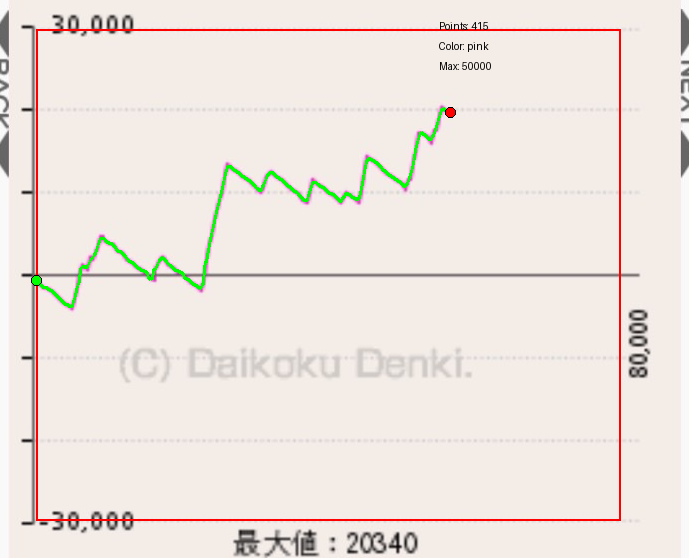
#> input picture graphs/extracted_data/S__78209138_optimal_visualization.png, 689 x 558 px
$ python -i graph_data_reader.py   (imports and definitions only)
#> lines starting #> are read from the running program, lines starting #| are printed output that depends on the picture; after the words box and inside, x2 and y2 are one past the last pixel; in counts of white or black regions, pixels touching at a corner belong together
#!/usr/bin/env python3
"""
グラフデータ読み取りツール
グレースケール変換して複数色のグラフラインを検出・読み取り
"""

import cv2
import numpy as np
import matplotlib.pyplot as plt
from matplotlib import font_manager
import os
import json
from datetime import datetime
import pandas as pd

class GraphDataReader:
    """グラフデータ読み取りクラス"""

    def __init__(self, input_dir="graphs/manual_crop/cropped", output_dir="graphs/extracted_data"):
        self.input_dir = input_dir
        self.output_dir = output_dir

        # 出力ディレクトリ作成
        os.makedirs(output_dir, exist_ok=True)
        os.makedirs(os.path.join(output_dir, "grayscale"), exist_ok=True)
        os.makedirs(os.path.join(output_dir, "detected_lines"), exist_ok=True)
        os.makedirs(os.path.join(output_dir, "csv"), exist_ok=True)
        os.makedirs(os.path.join(output_dir, "plots"), exist_ok=True)

        # 日本語フォント設定
        try:
            japanese_fonts = [f for f in font_manager.fontManager.ttflist if 'Hiragino' in f.name]
            if japanese_fonts:
                plt.rcParams['font.family'] = japanese_fonts[0].name
        except:
            pass

    def analyze_graph_colors(self, img):
        """グラフの色を分析"""
        hsv = cv2.cvtColor(img, cv2.COLOR_BGR2HSV)
        height, width = img.shape[:2]

        # ゼロラインは固定位置（画像の太いグレーの線）
        # 500px高さの画像で、ゼロラインは中央から少し下
        zero_line_y = 260  # 固定値（258から2px下）

        print(f"  ゼロライン検出: Y={zero_line_y}")

        # 色の範囲定義（HSV）
        color_ranges = {
            'pink': {
                'lower': np.array([140, 30, 100]),
                'upper': np.array([170, 255, 255]),
                'bgr': (255, 100, 200)
            },
            'orange': {
                'lower': np.array([5, 100, 100]),
                'upper': np.array([25, 255, 255]),
                'bgr': (0, 165, 255)
            },
            'red': {
                'lower': np.array([0, 100, 100]),
                'upper': np.array([10, 255, 255]),
                'bgr': (0, 0, 255)
            },
            'blue': {
                'lower': np.array([90, 100, 100]),
                'upper': np.array([120, 255, 255]),
                'bgr': (255, 0, 0)
            },
            'green': {
                'lower': np.array([40, 100, 100]),
                'upper': np.array([80, 255, 255]),
                'bgr': (0, 255, 0)
            }
        }

        # 各色のピクセル数をカウント
        color_counts = {}
        for color_name, ranges in color_ranges.items():
            mask = cv2.inRange(hsv, ranges['lower'], ranges['upper'])
            count = np.sum(mask > 0)
            if count > width * 10:  # 最低でも10行分のピクセルがある
                color_counts[color_name] = count
                print(f"  {color_name}: {count} pixels")

        return color_ranges, color_counts, zero_line_y

    # [28 lines left out: function extract_graph_line, not called in this run]

    def convert_to_grayscale_enhanced(self, img):
        """グレースケール変換（グラフライン強調版）"""
        # 通常のグレースケール
        gray_standard = cv2.cvtColor(img, cv2.COLOR_BGR2GRAY)

        # HSVで彩度の高い部分を抽出
        hsv = cv2.cvtColor(img, cv2.COLOR_BGR2HSV)
        saturation = hsv[:, :, 1]

        # 彩度が高い部分（グラフライン）を強調
        enhanced = np.where(saturation > 50, 255 - gray_standard, gray_standard)

        return gray_standard, enhanced.astype(np.uint8)

    def process_image(self, img_path):
        """画像を処理してグラフデータを抽出"""
        print(f"\n処理中: {os.path.basename(img_path)}")

        img = cv2.imread(img_path)
#> img is the input picture: shape (558, 689, 3); mean B, G, R 223.5, 229.8, 238.3
        if img is None:
            print(f"エラー: 画像を読み込めません: {img_path}")
            return None

        base_name = os.path.splitext(os.path.basename(img_path))[0]
        height, width = img.shape[:2]
#> height = 558; width = 689

        # 1. 色分析
        color_ranges, color_counts, zero_line_y = self.analyze_graph_colors(img)
#> in analyze_graph_colors, `hsv = cv2.cvtColor(img, cv2.COLOR_BGR2HSV)`: hsv: shape (558, 689, 3); mean H, S, V 17, 18.1, 240
#> the loop in analyze_graph_colors, `for color_name, ranges in color_ranges.items():` made 5 passes
#> count on passes 1 to 5: 3437, 0, 4322, 0, 2478
#> pass 1, in analyze_graph_colors, `mask = cv2.inRange(hsv, ranges['lower'], ranges['upper'])`:
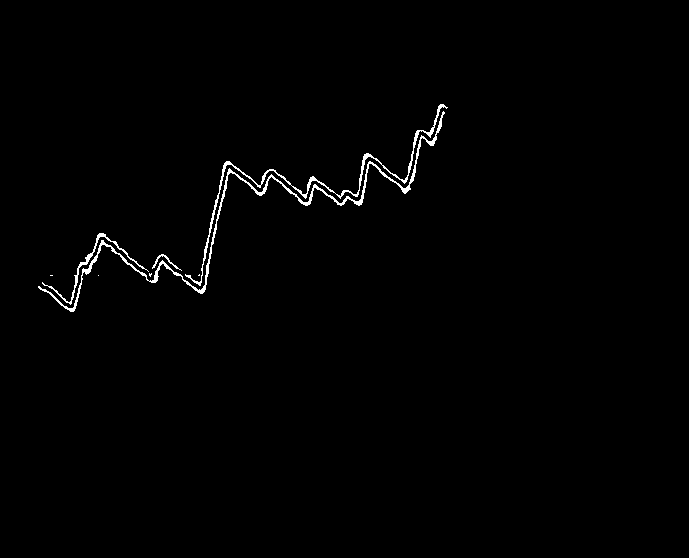
#> mask: shape (558, 689); 0.89% white in thin lines or dots, all inside (x1, y1, x2, y2) = (38, 104, 448, 312)
#> pass 3, in analyze_graph_colors, `mask = cv2.inRange(hsv, ranges['lower'], ranges['upper'])`:
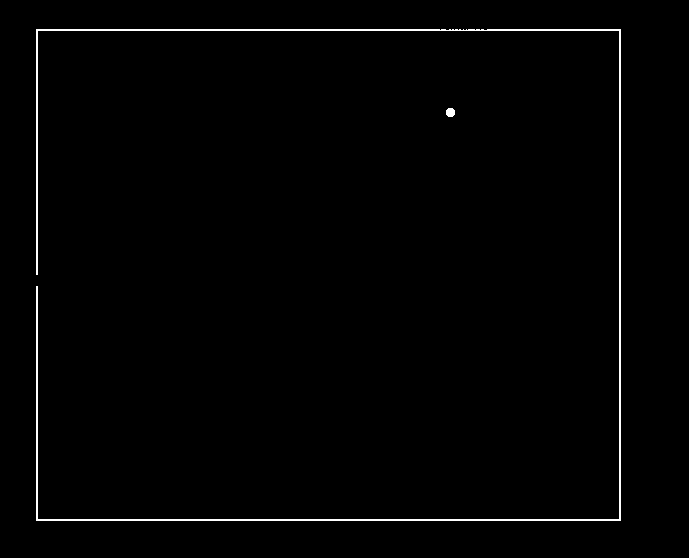
#> mask: shape (558, 689); 1.1% white in thin lines or dots, all inside (x1, y1, x2, y2) = (36, 29, 621, 521)
#> after the loop in analyze_graph_colors, `for color_name, ranges in color_ranges.items():`: color_counts = 0 items
#> color_ranges = 5 items; color_counts = 0 items; zero_line_y = 260

        # 2. グレースケール変換
        gray_standard, gray_enhanced = self.convert_to_grayscale_enhanced(img)
#> in convert_to_grayscale_enhanced, `gray_standard = cv2.cvtColor(img, cv2.COLOR_BGR2GRAY)`:
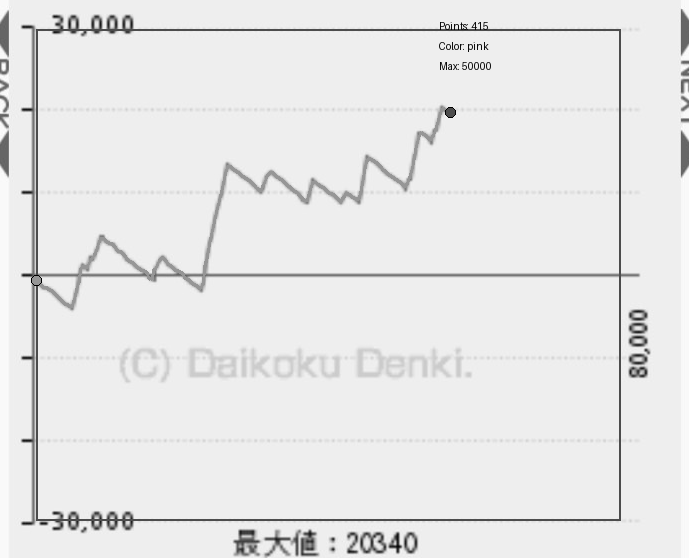
#> gray_standard: shape (558, 689); min 0, max 255, mean 231.3
#> in convert_to_grayscale_enhanced, `saturation = hsv[:, :, 1]`:
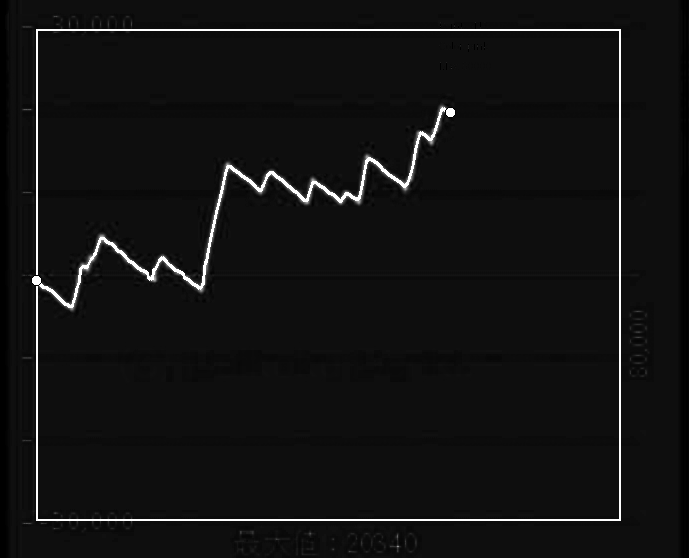
#> saturation: shape (558, 689); min 0, max 255, mean 18.1
#> in convert_to_grayscale_enhanced, `enhanced = np.where(saturation > 50, 255 - gray_standard, gray_standard)`:
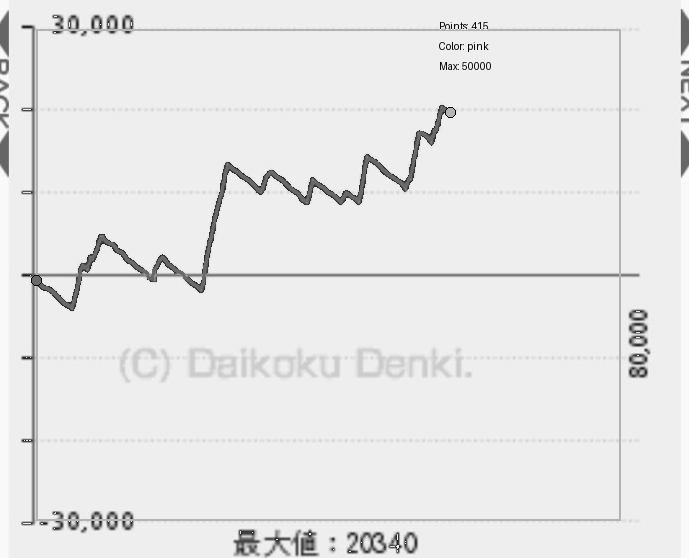
#> enhanced: shape (558, 689); min 0, max 255, mean 231.6

        # グレースケール画像を保存
        gray_path = os.path.join(self.output_dir, "grayscale", f"{base_name}_gray.png")
        cv2.imwrite(gray_path, gray_standard)

        gray_enhanced_path = os.path.join(self.output_dir, "grayscale", f"{base_name}_gray_enhanced.png")
        cv2.imwrite(gray_enhanced_path, gray_enhanced)

        # 3. 各色のグラフラインを抽出
        all_data = {}
        detection_img = img.copy()

        hsv = cv2.cvtColor(img, cv2.COLOR_BGR2HSV)

        for color_name in color_counts.keys():
            print(f"  {color_name}のライン抽出中...")

            # 色マスクを作成
            ranges = color_ranges[color_name]
            mask = cv2.inRange(hsv, ranges['lower'], ranges['upper'])

            # ノイズ除去
            kernel = np.ones((3, 3), np.uint8)
            mask = cv2.morphologyEx(mask, cv2.MORPH_CLOSE, kernel)
            mask = cv2.morphologyEx(mask, cv2.MORPH_OPEN, kernel)

            # グラフライン抽出
            data_points = self.extract_graph_line(img, mask, zero_line_y)

            if len(data_points) > 10:  # 有効なデータがある場合
                all_data[color_name] = data_points

                # 検出結果を描画
                for point in data_points[::5]:  # 5点ごとに描画（見やすさのため）
                    cv2.circle(detection_img, (point['x'], point['y']),
                             2, ranges['bgr'], -1)
#> this loop made 0 passes
#> after the loop, all_data = 0 items

        # 4. ゼロラインを描画
        cv2.line(detection_img, (0, zero_line_y), (width, zero_line_y),
                (0, 0, 0), 2)
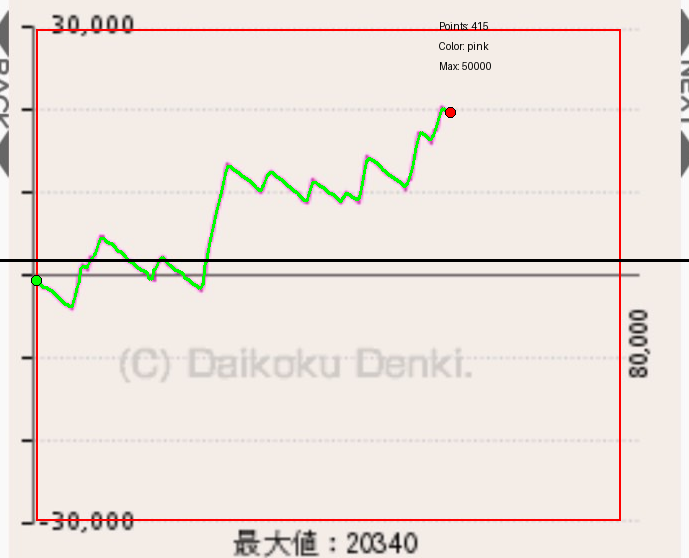
#> detection_img: shape (558, 689, 3); 0.54% of pixels changed, all inside (x1, y1, x2, y2) = (0, 259, 689, 262)
        cv2.putText(detection_img, "0", (10, zero_line_y + 5),
                   cv2.FONT_HERSHEY_SIMPLEX, 0.5, (0, 0, 0), 1)
#> detection_img: shape (558, 689, 3); 0.01% of pixels changed, all inside (x1, y1, x2, y2) = (12, 255, 19, 266)

        # 検出結果を保存
        detection_path = os.path.join(self.output_dir, "detected_lines",
                                    f"{base_name}_detected.png")
        cv2.imwrite(detection_path, detection_img)

        # 5. CSVに保存
        for color_name, data_points in all_data.items():
            df = pd.DataFrame(data_points)
            csv_path = os.path.join(self.output_dir, "csv",
                                  f"{base_name}_{color_name}.csv")
            df.to_csv(csv_path, index=False)
            print(f"  {color_name}: {len(data_points)}点のデータを保存")

        # 6. グラフをプロット
        self.plot_extracted_data(all_data, base_name, zero_line_y, height)

        return {
            'image': base_name,
            'size': (width, height),
            'zero_line': zero_line_y,
            'colors_detected': list(all_data.keys()),
            'data_points': {color: len(points) for color, points in all_data.items()}
        }

    def plot_extracted_data(self, all_data, base_name, zero_line_y, img_height):
        """抽出したデータをプロット"""
        if not all_data:
            return

        plt.figure(figsize=(12, 8))

        # 各色のデータをプロット
        for color_name, data_points in all_data.items():
            if not data_points:
                continue

            x_values = [p['x'] for p in data_points]
            y_values = [p['value'] for p in data_points]

            plt.plot(x_values, y_values, label=f'{color_name}', linewidth=2)

        plt.axhline(y=0, color='black', linestyle='-', alpha=0.5)
        plt.grid(True, alpha=0.3)
        plt.xlabel('X座標（ピクセル）')
        plt.ylabel('値（推定）')
        plt.title(f'抽出グラフデータ: {base_name}')
        plt.legend()

        # Y軸の範囲を設定（±15000程度）
        plt.ylim(-15000, 15000)

        plot_path = os.path.join(self.output_dir, "plots", f"{base_name}_plot.png")
        plt.savefig(plot_path, dpi=150, bbox_inches='tight')
        plt.close()

        print(f"  プロット保存: {plot_path}")

    # [56 lines left out: functions process_all, generate_report, main, not called in this run]

# [2 lines not run here, left out]

>>> result = GraphDataReader().process_image('../../../graphs/extracted_data/S__78209138_optimal_visualization.png')
#> result = 5 items
